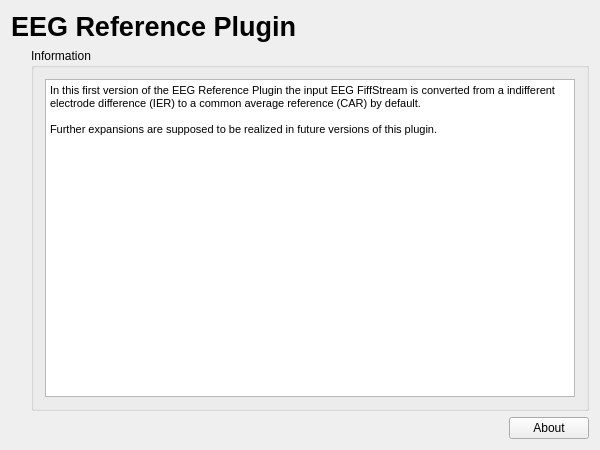
<?xml version="1.0" encoding="UTF-8"?>
<ui version="4.0">
 <class>ReferenceSetupWidget</class>
 <widget class="QWidget" name="ReferenceSetupWidget">
  <property name="geometry">
   <rect>
    <x>0</x>
    <y>0</y>
    <width>600</width>
    <height>450</height>
   </rect>
  </property>
  <property name="windowTitle">
   <string>DummySetupWidget</string>
  </property>
  <layout class="QVBoxLayout" name="verticalLayout">
   <item>
    <widget class="QLabel" name="m_qLabel_Headline">
     <property name="font">
      <font>
       <pointsize>20</pointsize>
       <weight>75</weight>
       <bold>true</bold>
      </font>
     </property>
     <property name="text">
      <string>EEG Reference Plugin</string>
     </property>
    </widget>
   </item>
   <item>
    <layout class="QGridLayout" name="m_qGridLayout_main">
     <item row="2" column="1">
      <spacer name="m_qHorizontalSpacer_About">
       <property name="orientation">
        <enum>Qt::Horizontal</enum>
       </property>
       <property name="sizeHint" stdset="0">
        <size>
         <width>40</width>
         <height>20</height>
        </size>
       </property>
      </spacer>
     </item>
     <item row="0" column="1" rowspan="2" colspan="2">
      <widget class="QGroupBox" name="m_qGroupBox_Information">
       <property name="title">
        <string>Information</string>
       </property>
       <layout class="QGridLayout" name="m_qGridLayout_Information">
        <item row="0" column="0">
         <widget class="QTextBrowser" name="m_qTextBrowser_Information">
          <property name="html">
           <string>&lt;!DOCTYPE HTML PUBLIC &quot;-//W3C//DTD HTML 4.0//EN&quot; &quot;http://www.w3.org/TR/REC-html40/strict.dtd&quot;&gt;
&lt;html&gt;&lt;head&gt;&lt;meta name=&quot;qrichtext&quot; content=&quot;1&quot; /&gt;&lt;style type=&quot;text/css&quot;&gt;
p, li { white-space: pre-wrap; }
&lt;/style&gt;&lt;/head&gt;&lt;body style=&quot; font-family:'MS Shell Dlg 2'; font-size:8.25pt; font-weight:400; font-style:normal;&quot;&gt;
&lt;p style=&quot; margin-top:0px; margin-bottom:0px; margin-left:0px; margin-right:0px; -qt-block-indent:0; text-indent:0px;&quot;&gt;In this first version of the EEG Reference Plugin the input EEG FiffStream is converted from a indifferent electrode difference (IER) to a common average reference (CAR) by default.&lt;/p&gt;
&lt;p style=&quot;-qt-paragraph-type:empty; margin-top:0px; margin-bottom:0px; margin-left:0px; margin-right:0px; -qt-block-indent:0; text-indent:0px;&quot;&gt;&lt;br /&gt;&lt;/p&gt;
&lt;p style=&quot; margin-top:0px; margin-bottom:0px; margin-left:0px; margin-right:0px; -qt-block-indent:0; text-indent:0px;&quot;&gt;Further expansions are supposed to be realized in future versions of this plugin.&lt;/p&gt;&lt;/body&gt;&lt;/html&gt;</string>
          </property>
         </widget>
        </item>
       </layout>
      </widget>
     </item>
     <item row="2" column="2">
      <widget class="QPushButton" name="m_qPushButton_About">
       <property name="text">
        <string>About</string>
       </property>
      </widget>
     </item>
     <item row="1" column="0">
      <spacer name="m_qVerticalSpacer_LeftRow">
       <property name="orientation">
        <enum>Qt::Vertical</enum>
       </property>
       <property name="sizeHint" stdset="0">
        <size>
         <width>20</width>
         <height>40</height>
        </size>
       </property>
      </spacer>
     </item>
    </layout>
   </item>
  </layout>
 </widget>
 <layoutdefault spacing="6" margin="11"/>
 <resources/>
 <connections/>
</ui>
